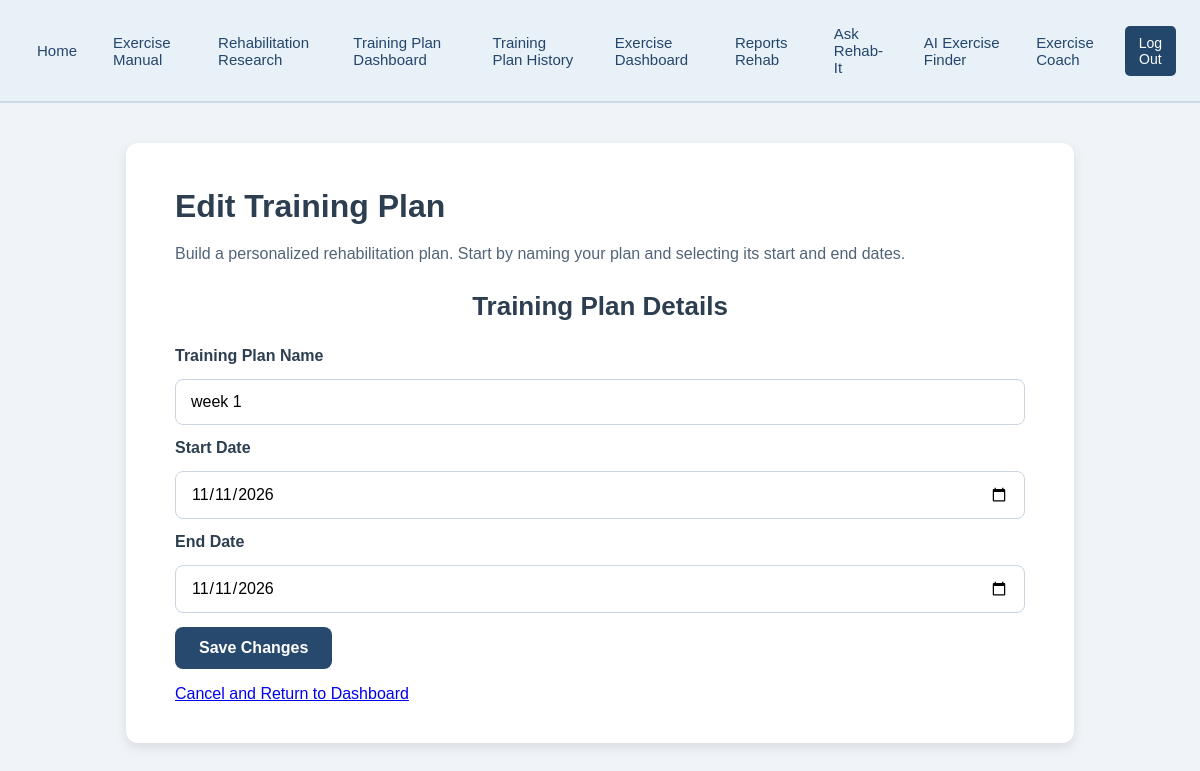
/training-plans/6/edit/ (signed in), run on the app's committed database.
### rehab/models.py (models this page shows, shortened)
class TrainingPlan(models.Model):
    training_plan_id = models.AutoField(primary_key=True)
    account = models.ForeignKey(
        settings.AUTH_USER_MODEL,
        on_delete=models.CASCADE,
        null=True,
        blank=True,
        related_name="rehab_training_plans"
    )
    name = models.CharField(max_length=100)
    start_date = models.DateField()
    end_date = models.DateField()
    active = models.BooleanField(default=True)
    user_id = models.ForeignKey(User, on_delete=models.CASCADE)
    workout_sessions = models.ManyToManyField(WorkoutSession)
    class Meta:
        ordering = ["-start_date"]
        constraints = [
            models.UniqueConstraint(
                fields=["user_id", "name", "start_date"],
                name="unique_user_training_plan"
            )
        ]

### rehab/views.py (the view, shortened to what this page needs)
# urls.py: path("training-plans/<int:pk>/edit/", TrainingPlanUpdateView.as_view(), name="training_plan_edit"),
class TrainingPlanUpdateView(LoginRequiredMixin, View):
    def get_plan(self, request, pk):
        return get_object_or_404(
            TrainingPlan,
            pk=pk,
            account=request.user
        )
    def get(self, request, pk):
        plan = self.get_plan(request, pk)
        form = TrainingPlanForm(instance=plan)
        return render(
            request,
            "rehab/training_plan_form.html",
            {
                "form": form,
                "editing": True,
                "plan": plan
            }
        )

### rehab/forms.py (shortened to what this page needs)
class TrainingPlanForm(forms.ModelForm):
    class Meta:
        model = TrainingPlan
        fields = [
            "name",
            "start_date",
            "end_date",
        ]
        labels = {
            "name": "Training Plan Name",
            "start_date": "Start Date",
            "end_date": "End Date",
        }
        widgets = {
            "name": forms.TextInput(attrs={
                "placeholder": "Example: Beginner Rehabilitation Plan"
            }),
            "start_date": forms.DateInput(attrs={
                "type": "date"
            }),
            "end_date": forms.DateInput(attrs={
                "type": "date"
            }),
        }

### templates/rehab/training_plan_form.html (shortened to what this page needs)
{% extends "rehab/base.html" %}
{% block rehab_content %}
<div class="ai-page">
    <h1>
        {% if editing %}
            Edit Training Plan
        {% else %}
            Create Training Plan
        {% endif %}
    </h1>
    <p class="ai-page-intro">
        Build a personalized rehabilitation plan.
        Start by naming your plan and selecting
        its start and end dates.
    </p>
    <div class="card">
        <h2>Training Plan Details</h2>
        <form method="post" class="ai-form">
            <label for="{{ form.name.id_for_label }}">
                Training Plan Name
            </label>
            {{ form.name }}
            <label for="{{ form.start_date.id_for_label }}">
                Start Date
            </label>
            {{ form.start_date }}
            <label for="{{ form.end_date.id_for_label }}">
                End Date
            </label>
            {{ form.end_date }}
            <button type="submit" class="ai-submit">
                {% if editing %}
                    Save Changes
                {% else %}
                    Create Training Plan
                {% endif %}
            </button>
        </form>
    </div>
    <p>
        <a href="{% url 'training_plan_dashboard' %}">
            Cancel and Return to Dashboard
        </a>
    </p>
</div>
{% endblock %}

### static/css/style.css (style rules this page uses)
body { font-family: Arial, sans-serif; background-color: #f0f4f8; color: #2c3e50; margin: 0; padding: 0; }
main h2 { text-align: center; margin-bottom: 25px; font-size: 26px; }
.ai-page { width: 100%; max-width: 850px; margin: 0 auto; }
.ai-page h1 { margin-bottom: 12px; }
.ai-page-intro { color: #526477; line-height: 1.6; margin-bottom: 24px; }
.ai-form { display: flex; flex-direction: column; gap: 14px; margin-top: 20px; }
.ai-form label { font-weight: 600; }
.ai-form textarea, .ai-form select, .ai-form input { width: 100%; max-width: 100%; box-sizing: border-box; padding: 13px 15px; border: 1px solid #cbd5e1; border-radius: 8px; font: inherit; background: white; }
.ai-form button, .ai-submit { align-self: flex-start; padding: 12px 24px; background: #27496d; color: white; border: none; border-radius: 8px; font: inherit; font-weight: 600; cursor: pointer; }

### data on the page
TrainingPlan: name "week 1", start_date "11/11/2026", end_date "11/11/2026"
